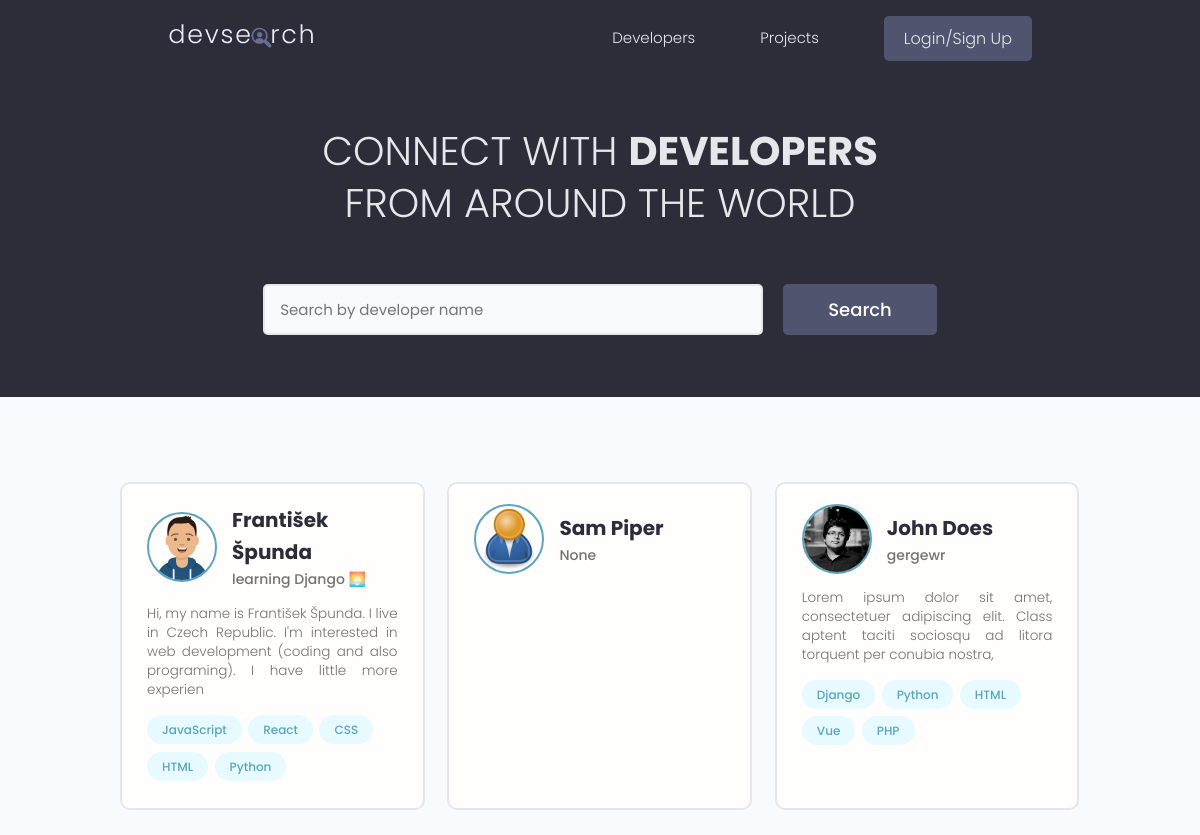
The app's page /, older data.
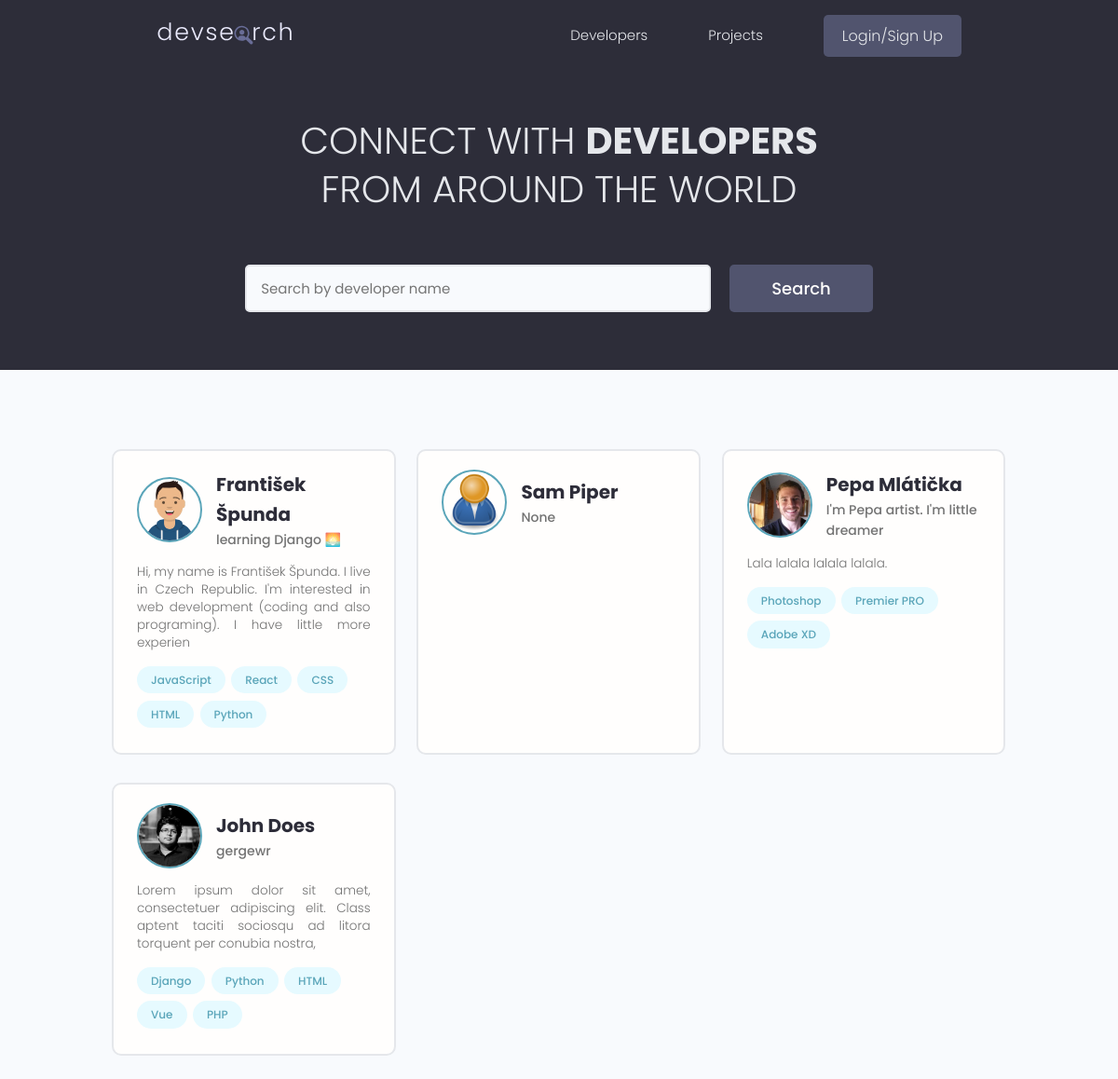
The same page, newer data.
### users/models.py (models this page shows, shortened)
class Profile(models.Model):
    user = models.OneToOneField(User, on_delete=models.CASCADE, null=True, blank=True)
    username = models.CharField(max_length=200, blank=True, null=True)
    location = models.CharField(max_length=200, blank=True, null=True)
    name = models.CharField(max_length=200, blank=True, null=True)
    email = models.EmailField(max_length=500, blank=True, null=True)
    short_intro = models.CharField(max_length=200, blank=True, null=True)
    bio = models.TextField(blank=True, null=True)
    profile_image = models.ImageField(null=True, blank=True, upload_to='profiles/', default='profiles/user-default.png')
    social_github = models.CharField(max_length=200, blank=True, null=True)
    social_twitter = models.CharField(max_length=200, blank=True, null=True)
    social_linkedin = models.CharField(max_length=200, blank=True, null=True)
    social_youtube = models.CharField(max_length=200, blank=True, null=True)
    social_website = models.CharField(max_length=200, blank=True, null=True)
    created = models.DateTimeField(auto_now_add=True)
    id = models.UUIDField(default=uuid.uuid4, unique=True, primary_key=True, editable=False)

class Skill(models.Model):
    owner = models.ForeignKey(Profile, on_delete=models.CASCADE, null=True, blank=True)
    name = models.CharField(max_length=200, blank=True, null=True)
    description = models.TextField(null=True, blank=True)
    created = models.DateTimeField(auto_now_add=True)
    id = models.UUIDField(default=uuid.uuid4, unique=True, primary_key=True, editable=False)

### users/views.py (the view)
# urls.py: path('', views.profiles, name="profiles"),
def profiles(request):
    profiles,search_query = searchProfiles(request)
    custom_range, profiles = paginateBlocks(request, profiles, 6);
    context = {'profiles': profiles, 'search_query': search_query, 'custom_range': custom_range}
    return render(request, 'users/profiles.html', context)

### devsearch/utils.py (called while the page is built)
def paginateBlocks(request, query_block, results):
    page = request.GET.get('page')
    paginator = Paginator(query_block, results)
    try:
        query_block = paginator.page(page)
    except PageNotAnInteger:
        page = 1
        query_block = paginator.page(page)
    except EmptyPage:
        page = paginator.num_pages
        query_block = paginator.page(page)
    left_index = (int(page) - 3)
    right_index = (int(page) + 4)
    if left_index < 1:
        right_index -= left_index - 1
    if right_index > paginator.num_pages:
        left_index -= right_index - paginator.num_pages - 1
        right_index = paginator.num_pages + 1
    if left_index < 1:
        left_index = 1
    custom_range = range(left_index, right_index)
    return custom_range, query_block

### users/utils.py (called while the page is built)
def searchProfiles(request):
    search_query = ''
    if request.GET.get('search_query'):
        search_query = request.GET.get('search_query')
    skills = Skill.objects.filter(name__icontains=search_query)
    profiles = Profile.objects.distinct().filter(Q(name__icontains=search_query) | Q(short_intro__icontains=search_query) | Q(skill__in=skills))
    return profiles, search_query

### users/templates/users/profiles.html (shortened to what this page needs)
{% extends 'main.html' %}
{% block content %}
<main class="home">
  <section class="hero-section text-center">
    <div class="container container--narrow">
      <div class="hero-section__box">
        <h2>CONNECT WITH <span>DEVELOPERS</span></h2>
        <h2>FROM AROUND THE WORLD</h2>
      </div>
      <div class="hero-section__search">
        <form class="form" action="{% url 'profiles' %}" method="get" id="searchForm">
          <div class="form__field">
            <input class="input input--text" id="formInput#search" type="text" name="search_query" value="{{ search_query }}"
              placeholder="Search by developer name" />
          </div>
          <input class="btn btn--sub btn--lg" type="submit" value="Search" />
        </form>
      </div>
    </div>
  </section>
  <section class="devlist">
    <div class="container">
      <div class="grid grid--three">
        {% for profile in profiles %}
        <div class="column card">
          <div class="dev">
            <a href="{% url 'user-profile' profile.id %}" class="card__body">
              <div class="dev__profile">
                <img class="avatar avatar--md" src="{{profile.profile_image.url}}" alt="image" />
                <div class="dev__meta">
                  <h3>{{profile.name}}</h3>
                  <h5>{{profile.short_intro|slice:'60'}}</h5>
                </div>
              </div>
              <p class="dev__info">{{profile.bio|slice:'150'}}</p>
              <div class="dev__skills">
                {% for skill in profile.skill_set.all|slice:'5' %}
                <span class="tag tag--pill tag--main">
                  <small>{{skill.name}}</small>
                </span>
                {% endfor %}
              </div>
            </a>
          </div>
        </div>
        {% endfor %}
      </div>
    </div>
  </section>
</main>
{% endblock content %}

Row changes from the older to the newer data that the page shows:
added Profile: profile_image (picture), name "Pepa Mlátička", short_intro "I'm Pepa artist. I'm little dreamer", bio "Lala lalala lalala lalala."
added Skill: name "Photoshop", shown under "Pepa Mlátička"
added Skill: name "Premier PRO", shown under "Pepa Mlátička"
added Skill: name "Adobe XD", shown under "Pepa Mlátička"
